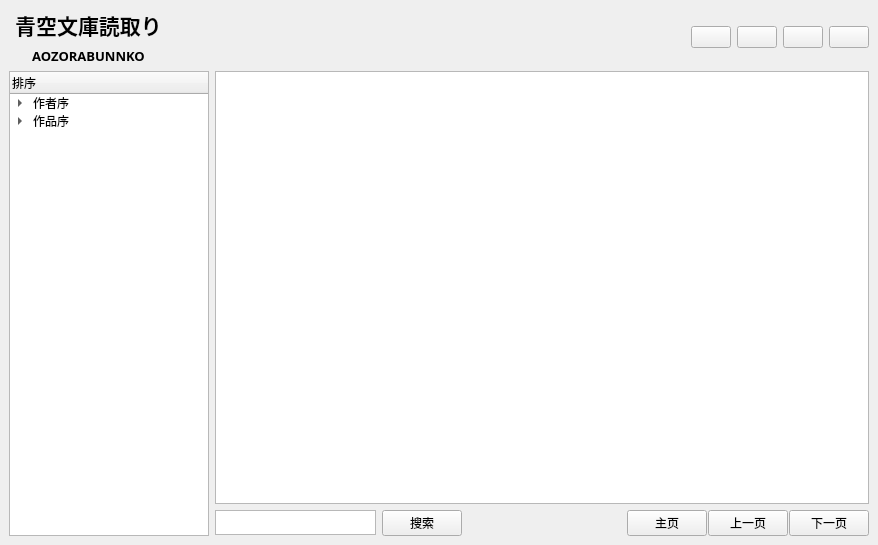
<?xml version="1.0" encoding="UTF-8"?>
<ui version="4.0">
 <class>MainWindow</class>
 <widget class="QMainWindow" name="MainWindow">
  <property name="geometry">
   <rect>
    <x>0</x>
    <y>0</y>
    <width>878</width>
    <height>545</height>
   </rect>
  </property>
  <property name="windowTitle">
   <string>MainWindow</string>
  </property>
  <property name="statusTip">
   <string>就绪</string>
  </property>
  <property name="autoFillBackground">
   <bool>false</bool>
  </property>
  <property name="unifiedTitleAndToolBarOnMac">
   <bool>false</bool>
  </property>
  <widget class="QWidget" name="centralwidget">
   <property name="autoFillBackground">
    <bool>true</bool>
   </property>
   <layout class="QHBoxLayout" name="horizontalLayout_7">
    <item>
     <layout class="QVBoxLayout" name="verticalLayout_3">
      <item>
       <layout class="QHBoxLayout" name="horizontalLayout_6">
        <item>
         <layout class="QHBoxLayout" name="horizontalLayout_4">
          <item>
           <widget class="QLabel" name="label_2">
            <property name="maximumSize">
             <size>
              <width>60</width>
              <height>60</height>
             </size>
            </property>
            <property name="text">
             <string>&lt;html&gt;&lt;head/&gt;&lt;body&gt;&lt;p&gt;&lt;img src=&quot;:/logo/sources/logo2.png&quot;/&gt;&lt;/p&gt;&lt;/body&gt;&lt;/html&gt;</string>
            </property>
           </widget>
          </item>
          <item>
           <layout class="QVBoxLayout" name="verticalLayout_2">
            <item>
             <widget class="QLabel" name="label">
              <property name="font">
               <font>
                <family>A-OTF TakaHand Std H</family>
                <pointsize>16</pointsize>
                <weight>75</weight>
                <bold>true</bold>
               </font>
              </property>
              <property name="text">
               <string>&lt;html&gt;&lt;head/&gt;&lt;body&gt;&lt;p align=&quot;center&quot;&gt;青空文庫読取り&lt;/p&gt;&lt;/body&gt;&lt;/html&gt;</string>
              </property>
             </widget>
            </item>
            <item>
             <widget class="QLabel" name="label_3">
              <property name="font">
               <font>
                <family>A-OTF TakaHand Std H</family>
                <pointsize>16</pointsize>
                <weight>75</weight>
                <bold>true</bold>
               </font>
              </property>
              <property name="text">
               <string>&lt;html&gt;&lt;head/&gt;&lt;body&gt;&lt;p align=&quot;center&quot;&gt;&lt;span style=&quot; font-size:10pt;&quot;&gt;AOZORABUNNKO&lt;/span&gt;&lt;/p&gt;&lt;/body&gt;&lt;/html&gt;</string>
              </property>
             </widget>
            </item>
           </layout>
          </item>
         </layout>
        </item>
        <item>
         <spacer name="horizontalSpacer_2">
          <property name="orientation">
           <enum>Qt::Horizontal</enum>
          </property>
          <property name="sizeHint" stdset="0">
           <size>
            <width>458</width>
            <height>20</height>
           </size>
          </property>
         </spacer>
        </item>
        <item>
         <layout class="QHBoxLayout" name="horizontalLayout_5">
          <item>
           <widget class="QPushButton" name="Mini_button_2">
            <property name="text">
             <string/>
            </property>
            <property name="icon">
             <iconset resource="soucers.qrc">
              <normaloff>:/min/sources/menu.png</normaloff>:/min/sources/menu.png</iconset>
            </property>
           </widget>
          </item>
          <item>
           <widget class="QPushButton" name="Mini_button">
            <property name="text">
             <string/>
            </property>
            <property name="icon">
             <iconset resource="soucers.qrc">
              <normaloff>:/min/sources/mini.jpg</normaloff>:/min/sources/mini.jpg</iconset>
            </property>
           </widget>
          </item>
          <item>
           <widget class="QPushButton" name="max_button">
            <property name="text">
             <string/>
            </property>
            <property name="icon">
             <iconset resource="soucers.qrc">
              <normaloff>:/min/sources/641811830ab31eca1fb5d5f18fab69ab.png</normaloff>:/min/sources/641811830ab31eca1fb5d5f18fab69ab.png</iconset>
            </property>
           </widget>
          </item>
          <item>
           <widget class="QPushButton" name="quit_button">
            <property name="text">
             <string/>
            </property>
            <property name="icon">
             <iconset resource="soucers.qrc">
              <normaloff>:/min/sources/quit.png</normaloff>:/min/sources/quit.png</iconset>
            </property>
           </widget>
          </item>
         </layout>
        </item>
       </layout>
      </item>
      <item>
       <layout class="QHBoxLayout" name="horizontalLayout_3">
        <item>
         <widget class="QTreeWidget" name="treeWidget">
          <property name="maximumSize">
           <size>
            <width>200</width>
            <height>16777215</height>
           </size>
          </property>
          <property name="whatsThis">
           <string>&lt;html&gt;&lt;head/&gt;&lt;body&gt;&lt;p&gt;ｗっくぇ&lt;/p&gt;&lt;/body&gt;&lt;/html&gt;</string>
          </property>
          <column>
           <property name="text">
            <string>排序</string>
           </property>
          </column>
          <item>
           <property name="text">
            <string>作者序</string>
           </property>
           <item>
            <property name="text">
             <string>あ</string>
            </property>
            <item>
             <property name="text">
              <string>あつかっきあつかっき</string>
             </property>
            </item>
            <item>
             <property name="text">
              <string>New Item</string>
             </property>
            </item>
            <item>
             <property name="text">
              <string>New Item</string>
             </property>
            </item>
            <item>
             <property name="text">
              <string>New Item</string>
             </property>
            </item>
           </item>
           <item>
            <property name="text">
             <string>い</string>
            </property>
           </item>
          </item>
          <item>
           <property name="text">
            <string>作品序</string>
           </property>
           <item>
            <property name="text">
             <string>あ</string>
            </property>
            <item>
             <property name="text">
              <string>あほ</string>
             </property>
            </item>
            <item>
             <property name="text">
              <string>New Item</string>
             </property>
            </item>
            <item>
             <property name="text">
              <string>New Item</string>
             </property>
            </item>
           </item>
           <item>
            <property name="text">
             <string>い</string>
            </property>
           </item>
          </item>
         </widget>
        </item>
        <item>
         <layout class="QVBoxLayout" name="verticalLayout">
          <item>
           <widget class="QTextBrowser" name="label_view">
            <property name="maximumSize">
             <size>
              <width>16777215</width>
              <height>16777215</height>
             </size>
            </property>
           </widget>
          </item>
          <item>
           <layout class="QHBoxLayout" name="horizontalLayout_2">
            <property name="spacing">
             <number>6</number>
            </property>
            <item>
             <widget class="QTextEdit" name="edit_seek">
              <property name="maximumSize">
               <size>
                <width>161</width>
                <height>25</height>
               </size>
              </property>
             </widget>
            </item>
            <item>
             <widget class="QPushButton" name="button_seek">
              <property name="text">
               <string>搜索</string>
              </property>
             </widget>
            </item>
            <item>
             <spacer name="horizontalSpacer">
              <property name="orientation">
               <enum>Qt::Horizontal</enum>
              </property>
              <property name="sizeHint" stdset="0">
               <size>
                <width>146</width>
                <height>20</height>
               </size>
              </property>
             </spacer>
            </item>
            <item>
             <layout class="QHBoxLayout" name="horizontalLayout">
              <property name="spacing">
               <number>1</number>
              </property>
              <property name="sizeConstraint">
               <enum>QLayout::SetNoConstraint</enum>
              </property>
              <item>
               <widget class="QPushButton" name="button_mainPage">
                <property name="text">
                 <string>主页</string>
                </property>
               </widget>
              </item>
              <item>
               <widget class="QPushButton" name="button_lastPage">
                <property name="text">
                 <string>上一页</string>
                </property>
               </widget>
              </item>
              <item>
               <widget class="QPushButton" name="button_nextPage">
                <property name="styleSheet">
                 <string notr="true"/>
                </property>
                <property name="text">
                 <string>下一页</string>
                </property>
               </widget>
              </item>
             </layout>
            </item>
           </layout>
          </item>
         </layout>
        </item>
       </layout>
      </item>
     </layout>
    </item>
   </layout>
  </widget>
 </widget>
 <resources>
  <include location="soucers.qrc"/>
 </resources>
 <connections>
  <connection>
   <sender>Mini_button</sender>
   <signal>clicked()</signal>
   <receiver>MainWindow</receiver>
   <slot>showMinimized()</slot>
   <hints>
    <hint type="sourcelabel">
     <x>789</x>
     <y>43</y>
    </hint>
    <hint type="destinationlabel">
     <x>662</x>
     <y>37</y>
    </hint>
   </hints>
  </connection>
  <connection>
   <sender>max_button</sender>
   <signal>clicked()</signal>
   <receiver>MainWindow</receiver>
   <slot>showFullScreen()</slot>
   <hints>
    <hint type="sourcelabel">
     <x>804</x>
     <y>30</y>
    </hint>
    <hint type="destinationlabel">
     <x>720</x>
     <y>6</y>
    </hint>
   </hints>
  </connection>
  <connection>
   <sender>quit_button</sender>
   <signal>clicked()</signal>
   <receiver>MainWindow</receiver>
   <slot>close()</slot>
   <hints>
    <hint type="sourcelabel">
     <x>842</x>
     <y>30</y>
    </hint>
    <hint type="destinationlabel">
     <x>849</x>
     <y>10</y>
    </hint>
   </hints>
  </connection>
 </connections>
</ui>
